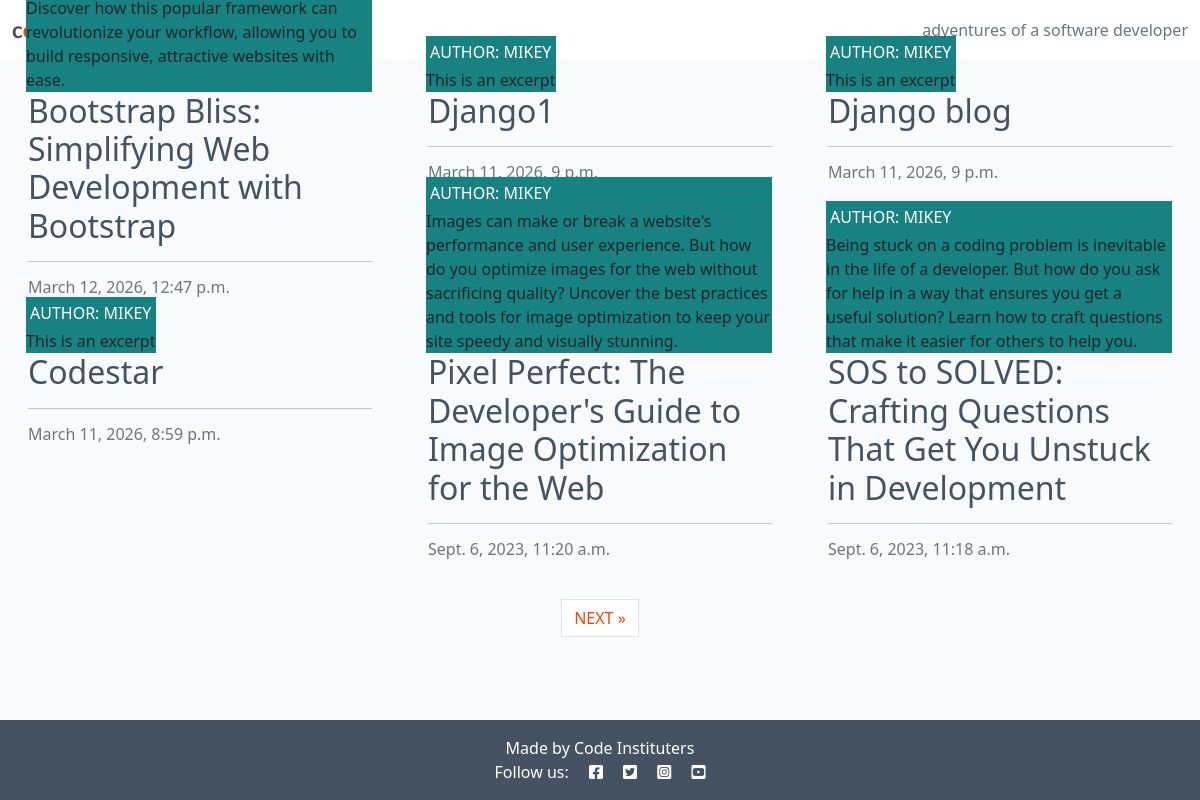
Screenshot of /blog/ with the database file from the repository.
### blog/models.py (models this page shows, shortened)
class Post(models.Model):
    title = models.CharField(max_length=200, unique=True)
    slug = models.SlugField(max_length=200, unique=True)
    author = models.ForeignKey(
        User, on_delete=models.CASCADE, related_name="blog_posts"
    )
    content = models.TextField()
    created_on = models.DateTimeField(auto_now_add=True)
    status = models.IntegerField(choices=STATUS, default=0)
    excerpt = models.TextField(blank=True)
    updated_on = models.DateTimeField(auto_now=True)
    class Meta:
        ordering = ["-created_on"]

### blog/views.py (the view)
# urls.py: path("", views.PostList.as_view(), name='home'),
class PostList(generic.ListView):
    model = Post
    queryset = Post.objects.filter(status=1)
    template_name = "blog/index.html"
    paginate_by = 6

### blog/templates/blog/index.html (shortened to what this page needs)
{% extends "base.html" %}
{% block content %}
<div class="container-fluid">
    <div class="row">
        <div class="col-12 mt-3 left">
            <div class="row">
                {% for post in object_list %}
                <div class="col-md-4">
                    <div class="card mb-4">
                        <div class="card-body">
                            <div class="image-container">
                                <div class="image-flash">
                                    <p class="author">Author: {{ post.author }}</p>
                                    <p class="card-text">{{ post.excerpt }}</p>
                                </div>
                            </div>
                            <a href="#" class="post-link">
                                <h2 class="card-title">{{ post.title }}</h2>
                            </a>
                            <hr />
                            <p class="card-text text-muted h6">{{ post.created_on}}
                            </p>
                        </div>
                    </div>
                </div>
                {% if forloop.counter|divisibleby:3 %}
            </div>
            <div class="row">
                {% endif %}
                {% endfor %}
            </div>
        </div>
    </div>
    {% if is_paginated %}
    <nav aria-label="Page navigation">
        <ul class="pagination justify-content-center">
            {% if page_obj.has_next %}
            <li><a href="?page={{ page_obj.next_page_number }}" class="page-link"> NEXT &raquo;</a></li>
            {% endif %}
        </ul>
    </nav>
    {% endif %}
</div>
{% endblock %}

### templates/base.html (shortened to what this page needs)
{% load static %}
{% url 'home' as home_url %}
<!DOCTYPE html>
<html class="h-100" lang="en">
<head>
    <link rel="stylesheet" href="https://cdnjs.cloudflare.com/ajax/libs/font-awesome/5.15.3/css/all.min.css">
    <link href="https://cdn.jsdelivr.net/npm/bootstrap@5.0.1/dist/css/bootstrap.min.css" rel="stylesheet"
>
     <link rel="stylesheet" href="{% static 'css/style.css' %}">
</head>
<body class="d-flex flex-column h-100 main-bg">
    <nav class="navbar navbar-expand-lg navbar-light bg-white">
        <div class="container-fluid">
            <a class="navbar-brand" href="{% url 'home' %}"><span class="brand">c<span class="red-o">o</span>de<span
                        class="thin">|star</span></span></a>
            <div class="collapse navbar-collapse" id="navbarText">
                <ul class="navbar-nav me-auto mb-2 mb-lg-0">
                    <li class="nav-item">
                        <a class="nav-link {% if request.path == home_url %}active{% endif %}" aria-current="page"
                            href="{% url 'home' %}">Home</a>
                    </li>
                </ul>
                <span class="navbar-text text-muted">
                    adventures of a software developer
                </span>
            </div>
        </div>
    </nav>
    <main class="flex-shrink-0 main-bg">
        {% block content %}{% endblock content %}
    </main>
    <footer class="footer mt-auto py-3 dark-bg">
        <p class="m-0 text-center text-white"> {% block copyright %}
            Made by Code Instituters {% endblock copyright %}</p>
        <p class="m-0 text-center text-white">Follow us: <i class="fab fa-facebook-square ms-3"></i>
            <i class="fab fa-twitter-square ms-3"></i>
            <i class="fab fa-instagram-square ms-3"></i>
            <i class="fab fa-youtube-square ms-3"></i>
        </p>
    </footer>
</body>
</html>

### blog/static/css/style.css (style rules this page uses)
body { background-color: #F9FAFC; }
.brand { font-family: Lato, sans-serif; font-size: 1.4rem; font-weight: 700; color: #4A4A4F; }
.red-o { color: #E84610; }
.thin { font-weight: 300; }
.dark-bg { background-color: #445261; }
.main-bg { background-color: #F9FAFC; }
.card { border: none; background-color: transparent; }
.image-container { position: relative; }
.image-flash { position: absolute; bottom: 5%; min-width: 30%; left: -2px; background-color: #188181; }
.author { color: white; margin: 4px; text-transform: uppercase; }
.post-link { text-decoration: none; color: #445261; }
.post-link:hover, .page-link { color: #E84610; }

### rows the page displays
Post: title "Bootstrap Bliss: Simplifying Web Development with Bootstrap", created_on "March 12, 2026, 12:47 p.m."
Post: author "MIKEY", excerpt "This is an excerpt", title "Django1", created_on "March 11, 2026, 9 p.m."
Post: author "MIKEY", excerpt "This is an excerpt", title "Django blog", created_on "March 11, 2026, 9 p.m."
Post: author "MIKEY", excerpt "This is an excerpt", title "Codestar", created_on "March 11, 2026, 8:59 p.m."
Post: author "MIKEY", excerpt "Images can make or break a website's performance and user experience. But how do you optimize images for the web without sacrificing quality? Uncover the best practices and tools for image optimization to keep your site speedy and visually stunning.", title "Pixel Perfect: The Developer's Guide to Image Optimization for the Web", created_on "Sept. 6, 2023, 11:20 a.m."
Post: author "MIKEY", excerpt "Being stuck on a coding problem is inevitable in the life of a developer. But how do you ask for help in a way that ensures you get a useful solution? Learn how to craft questions that make it easier for others to help you.", title "SOS to SOLVED: Crafting Questions That Get You Unstuck in Development", created_on "Sept. 6, 2023, 11:18 a.m."
